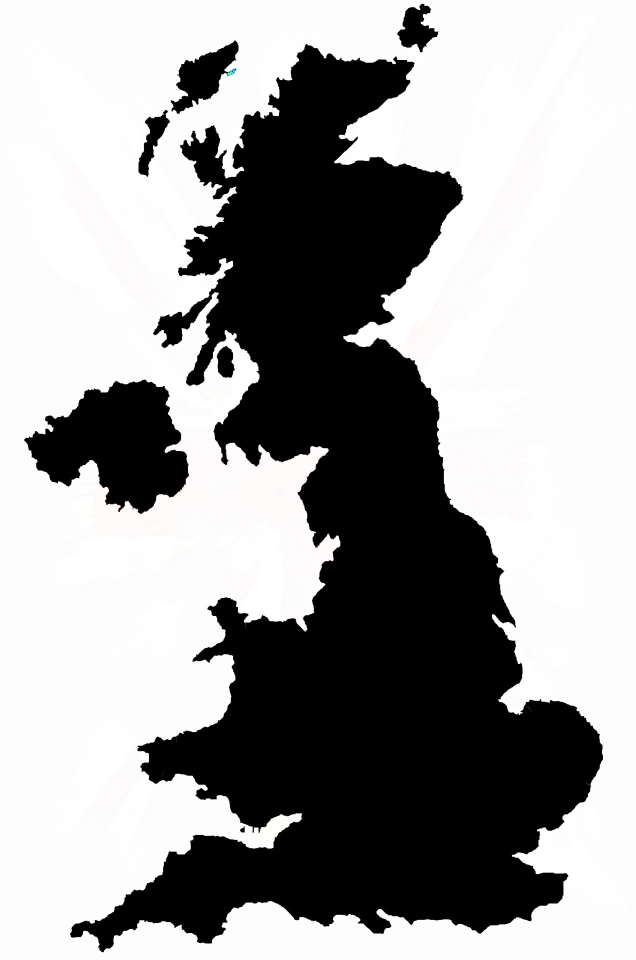
#> input picture UKMap.jpg, 1271 x 1920 px (shown at 1/2 size)
$ python Island.py
#> lines starting #> are read from the running program, lines starting #| are printed output that depends on the picture; after the words box and inside, x2 and y2 are one past the last pixel; in counts of white or black regions, pixels touching at a corner belong together
from scipy.spatial import Voronoi, voronoi_plot_2d
import random
import numpy as np
import matplotlib.pyplot as plt
from PIL import Image

def perlin(x,y,seed=0):
    # permutation table
    np.random.seed(seed)
    p = np.arange(256,dtype=int)
    np.random.shuffle(p)
    p = np.stack([p,p]).flatten()
    # coordinates of the top-left
    xi = x.astype(int)
    yi = y.astype(int)
    # internal coordinates
    xf = x - xi
    yf = y - yi
    # fade factors
    u = fade(xf)
    v = fade(yf)
    # noise components
    n00 = gradient(p[p[xi]+yi],xf,yf)
    n01 = gradient(p[p[xi]+yi+1],xf,yf-1)
    n11 = gradient(p[p[xi+1]+yi+1],xf-1,yf-1)
    n10 = gradient(p[p[xi+1]+yi],xf-1,yf)
    # combine noises
    x1 = lerp(n00,n10,u)
    x2 = lerp(n01,n11,u) # FIX1: I was using n10 instead of n01
    return lerp(x1,x2,v) # FIX2: I also had to reverse x1 and x2 here

def lerp(a,b,x):
    "linear interpolation"
    return a + x * (b-a)

def fade(t):
    "6t^5 - 15t^4 + 10t^3"
    return 6 * t**5 - 15 * t**4 + 10 * t**3

def gradient(h,x,y):
    "grad converts h to the right gradient vector and return the dot product with (x,y)"
    vectors = np.array([[0,1],[0,-1],[1,0],[-1,0]])
    g = vectors[h%4]
    return g[:,:,0] * x + g[:,:,1] * y


def Lloyd(V):
    points = []

    for region in V.regions:
        L = [x for x in region if x != -1]
        if L != []:
            verts = V.vertices[L]
            point = 0
            for vert in verts:
                if vert[0] > 1000:
                    vert[0] = 1000
                if vert[0] < 0:
                    vert[0] = 0
                if vert[1] < 0:
                    vert[1] = 0
                if vert[1] > 1000:
                    vert[1] = 1000
                point += vert / len(verts)
            if type(point) == np.ndarray:
                points.append(point)
    return points

def Lloyds(n=200):
    points = 1000*np.random.rand(n,2)
    V = Voronoi(points)
    for _ in range(100):
        points = Lloyd(V)
        V = Voronoi(points)
    voronoi_plot_2d(Voronoi(points))
    plt.show()

def turnImage(img="UKMap.jpg"):
#> called with img = 'UKMap.jpg'
    img = Image.open(img)
#> img is the input picture: PIL image 1271x1920 RGB; mean R, G, B 159, 158.9, 158.9
    img= img.resize((200,200))
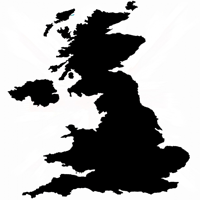
#> img: PIL image 200x200 RGB; mean R, G, B 159.1, 159, 159
    return img

def rgb2gray(rgb):
    return np.dot(rgb[...,:3], [0.299, 0.587, 0.114])


if __name__ =='__main__':
    lin = np.linspace(0,5,200,endpoint=False)
    x,y = np.meshgrid(lin,lin) # FIX3: I thought I had to invert x and y here but it was a mistake
    UK =  turnImage()
    UK = UK.convert('L')
    terrain = perlin(x,y,seed=4)
    print(terrain.shape)
    UK  = np.array(UK.getdata()).reshape(200,200)==0
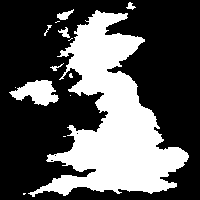
#> UK: shape (200, 200) bool; 34.2% white; 14 white regions (7 under 20 px), largest, box (x1, y1, x2, y2) and area: (28, 10, 189, 197) 12638, (9, 80, 59, 106) 752, (57, 9, 74, 20) 91
    #UK = rgb2gray(np.ndarray(UK))
    Lloyds()
#> in Lloyds, `plt.show()`:
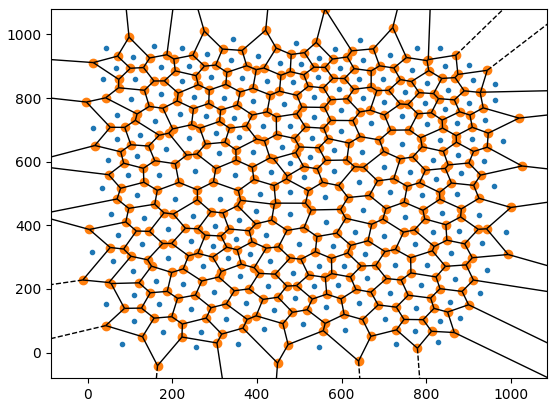
#> figure drawn by matplotlib, 1 panel
    plt.imshow(UK*terrain,cmap='ocean')
    plt.show()
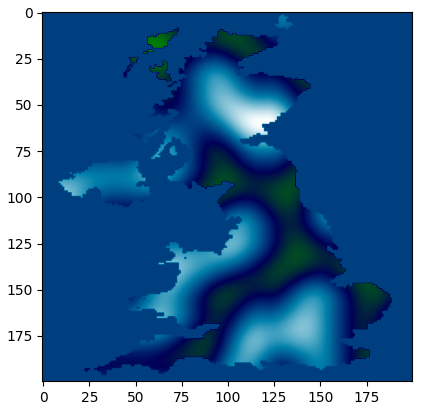
#> figure drawn by matplotlib, 1 panel
    turnImage()
